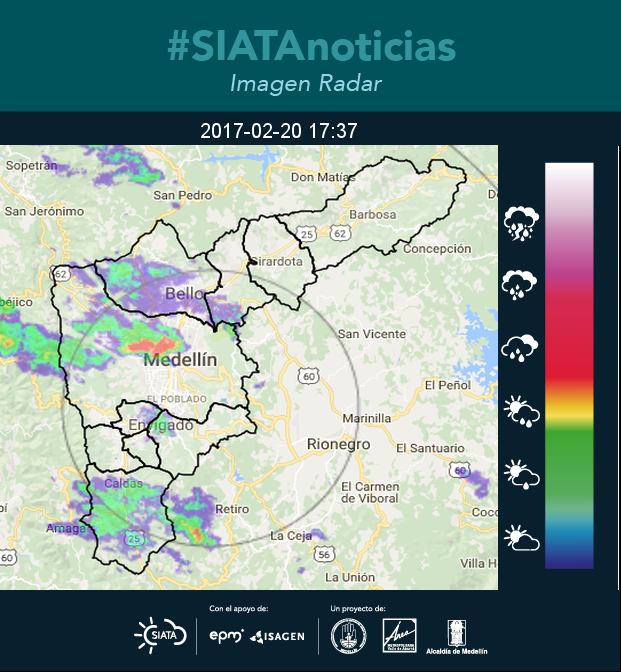

Recreate this plot in Python.
# -*- coding: utf-8 -*-
from PIL import Image, ImageDraw, ImageFont


def generar_imagen_radar(fecha, hora, imagen, estado):
    """
    Está función sirve para generar la imágenes de radar cuando es necesario hacerlo manualmente.
    :param fecha: fecha inicial de la imagen de radar
    :param hora: hora inicial
    :param imagen: el nombre la imagen
    :param estado: si es dia o noche
    :return:
    """
    resultado = Image.new("RGB", (621, 672))
    img3 = Image.open('radar_3_1.png')
    if estado == 'dia':
        img3 = Image.open('radar_3_1.png')
    elif estado == 'noche':
        img3 = Image.open('radar_3_2.png')

    img1 = Image.open('radar_1.png')
    img1.thumbnail((621, 145), Image.ANTIALIAS)
    resultado.paste(img1, (0, 0, 0 + 621, 0 + 145))

    img2 = Image.open(imagen)
    width = 498
    height = 445
    im2 = img2.resize((width, height), Image.ANTIALIAS)
    resultado.paste(im2, (0, 145, 0 + 498, 145 + 445))

    img3.thumbnail((121, 445), Image.ANTIALIAS)
    resultado.paste(img3, (498, 145, 498 + 121, 145 + 445))

    img4 = Image.open('radar_4.png')
    img4.thumbnail((620, 81), Image.ANTIALIAS)
    resultado.paste(img4, (0, 145 + 445, 620, 145 + 445 + 81))

    font = ImageFont.truetype("arial.ttf", 20)
    fecha_hora = fecha + " " + hora
    draw = ImageDraw.Draw(resultado)

    draw.text((200, 120), fecha_hora, fill="white", font=font)
    resultado.save('radar.png')

if __name__ == '__main__':
    fecha = '2017-02-20'
    hora = '17:37'
    img = 'captura.png'
    state = ''
    generar_imagen_radar(fecha, hora, img, state)
